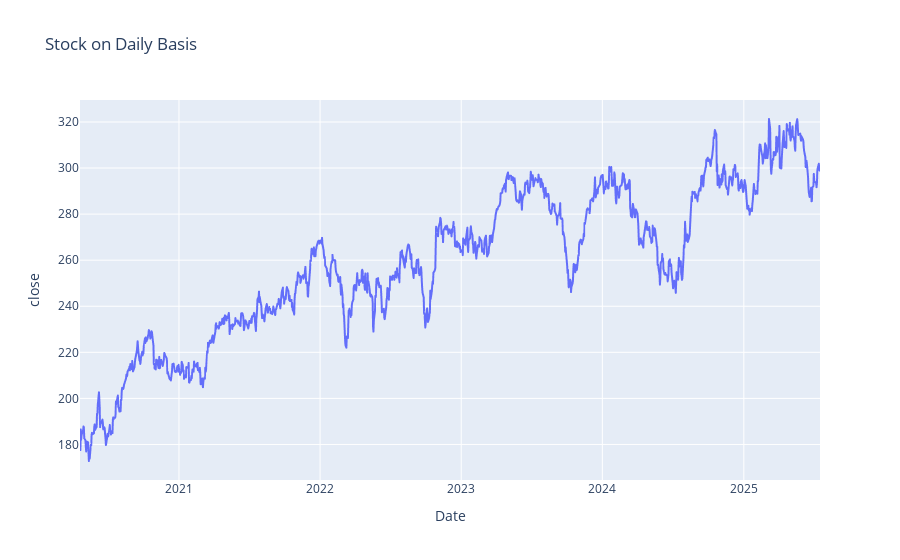

Write notebook code for a chart like this one.
### Markdown cell above
### Check the chart

### Code cell
fig = px.line(df_stock, x="date", y="close", title="Stock on Daily Basis", 
              labels={"date": "Date"})

fig.show()

### Figure 1 — Plotly figure (JSON) as saved in the notebook; plotly's stock layout.template omitted (floating-point values rounded to 4 significant figures; data arrays with more than 128 entries replaced by an {"elided": "..."} marker saying what was removed)
{"data": [{"hovertemplate": "Date=%{x}<br>close=%{y}<extra></extra>", "legendgroup": "", "line": {"color": "#636efa", "dash": "solid"}, "marker": {"symbol": "circle"}, "mode": "lines", "name": "", "showlegend": false, "type": "scattergl", "x": {"elided": "1318 str values"}, "xaxis": "x", "y": {"elided": "1318 float values"}, "yaxis": "y"}], "layout": {"legend": {"tracegroupgap": 0}, "title": {"text": "Stock on Daily Basis"}, "xaxis": {"anchor": "y", "domain": [0, 1], "title": {"text": "Date"}}, "yaxis": {"anchor": "x", "domain": [0, 1], "title": {"text": "close"}}}}
